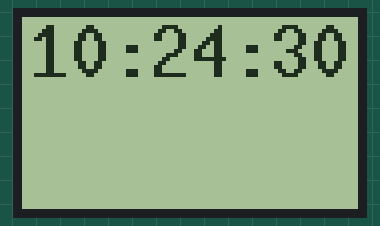
Simulated run of this sketch. Board: Arduino Uno, built with avr-gcc and run on an emulated ATmega328P. On the bench: 84×48 one-colour display. The local clock reads 2024-03-15 10:24:30 at power-on unless the sketch sets it.

Above: at 0.1 s.
At 4.5 s:
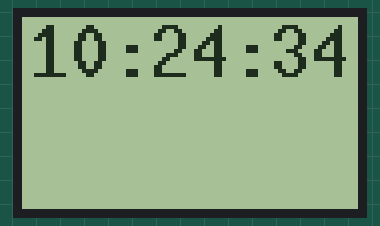
At 8.9 s:
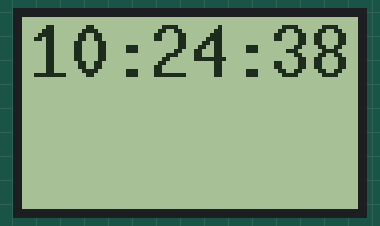
At 18.7 s:
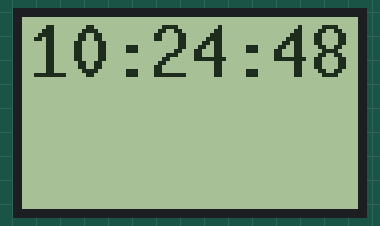
At 28.5 s:
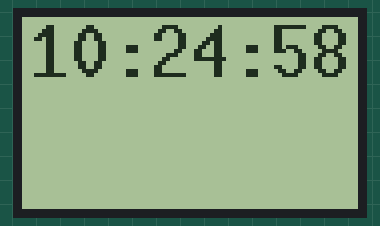
At 38.2 s:
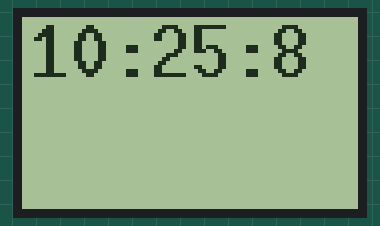

The sketch:

Hello_clock.ino
```cpp
//Display libs
#include "U8glib.h"
#define backlight 11
// SPI Com: ClK = 13, DIN = 11, CE = 10, DC = 9, Reset = 8
// RTC wire up
U8GLIB_PCD8544 u8g(13, 11, 10, 9, 8);
//RTC libs
#include <Wire.h>
#include "RTClib.h"
RTC_DS1307 RTC;

void setup() {
  // put your setup code here, to run once:
  u8g.setFont(u8g_font_10x20); // Sets fonts
  u8g.setPrintPos(2, 15);
  Serial.begin(9600);
  Wire.begin();
  RTC.begin();
  // Check to see if the RTC is keeping time.  If it is, load the time from your computer.
  if (! RTC.isrunning()) {
    Serial.println("RTC is NOT running!");
    // This will reflect the time that your sketch was compiled
    RTC.adjust(DateTime(__DATE__, __TIME__));
  }
}

void loop() {
  //call and Draw function for the clock
  u8g.firstPage();
  do {
    drawTime();
  } while( u8g.nextPage() );

  delay(1000);


}
```

TIMEFunc.ino
```cpp
void drawTime() {
  DateTime now = RTC.now();
  int hrs = now.hour();
  int mnt = now.minute();
  int sec = now.second();
  //u8g.setFont(u8g_font_profont11);  // select font
  u8g.setFont(u8g_font_10x20);
  u8g.setPrintPos(2, 15);
  u8g.print(hrs); u8g.print(":"); u8g.print(mnt); u8g.print(":"); u8g.print(sec);
}
```

Measured:
- what the display in image 0 shows lasts 1.1 s, from 0.1 s to 1.2 s
